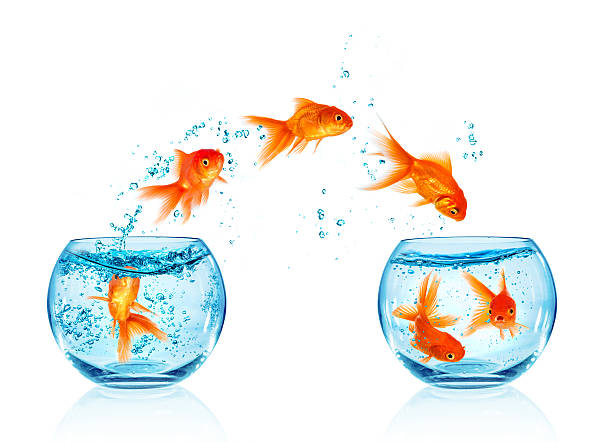
#> input picture Lab_01/Activity_1.1/Activity_1.1.1/fish.jpg, 612 x 442 px, found by its file name
$ python Activity_1.1.1.py
#> lines starting #> are read from the running program, lines starting #| are printed output that depends on the picture
# import Lib
import cv2
import numpy as np
import math
import matplotlib.image as mping

from matplotlib import pyplot as plt
from mpl_toolkits.mplot3d import Axes3D

# import Picture
img = mping.imread("Activity_1.1\Activity_1.1.1\\fish.jpg") # Path Picture
#> img is the input picture: shape (442, 612, 3); mean R, G, B 236.7, 239.4, 237
# print(repr(img)) # Print Arry Picture
# print(img.shape)

# Convert Color
BGR = cv2.cvtColor(img, cv2.COLOR_BGR2RGB)
xB = BGR[:,:,0]
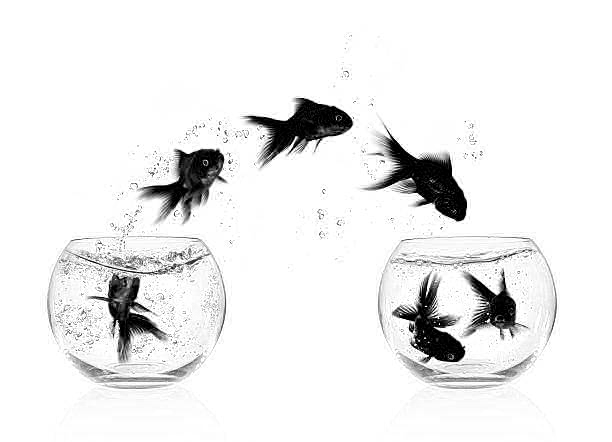
#> xB: shape (442, 612); min 0, max 255, mean 237
xG = BGR[:,:,1]
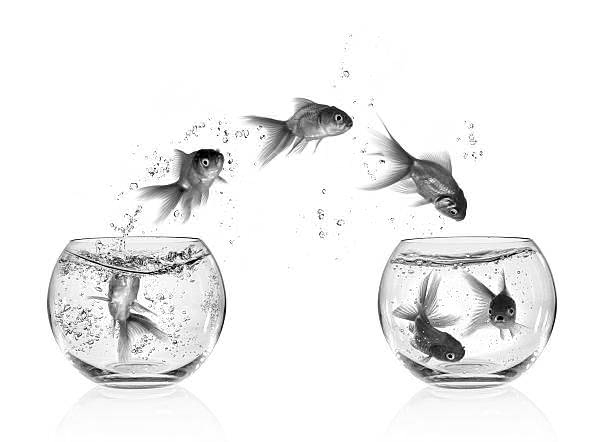
#> xG: shape (442, 612); min 0, max 255, mean 239.4
xR = BGR[:,:,2]
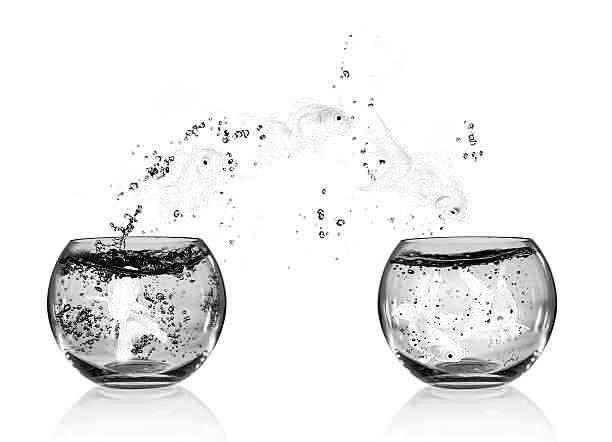
#> xR: shape (442, 612); min 0, max 255, mean 236.7

yR = img[:,:,0]
yG = img[:,:,1]
yB = img[:,:,2]

# Config Show Picture
# Line 1
plt.subplot(2,4,1);plt.imshow(BGR);plt.title("BGR")
plt.subplot(2,4,2);plt.imshow(xB, cmap='gray');plt.title("B")
plt.subplot(2,4,3);plt.imshow(xG, cmap='gray');plt.title("G")
plt.subplot(2,4,4);plt.imshow(xR, cmap='gray');plt.title("R")

# Line 2
plt.subplot(2,4,5);plt.imshow(img);plt.title("RGB")
plt.subplot(2,4,6);plt.imshow(yR, cmap='gray');plt.title("R")
plt.subplot(2,4,7);plt.imshow(yG, cmap='gray');plt.title("G")
plt.subplot(2,4,8);plt.imshow(yB, cmap='gray');plt.title("B")

# Show Picture
plt.show()
#> figure, not shown here; B, G, R data is drawn as R, G, B
